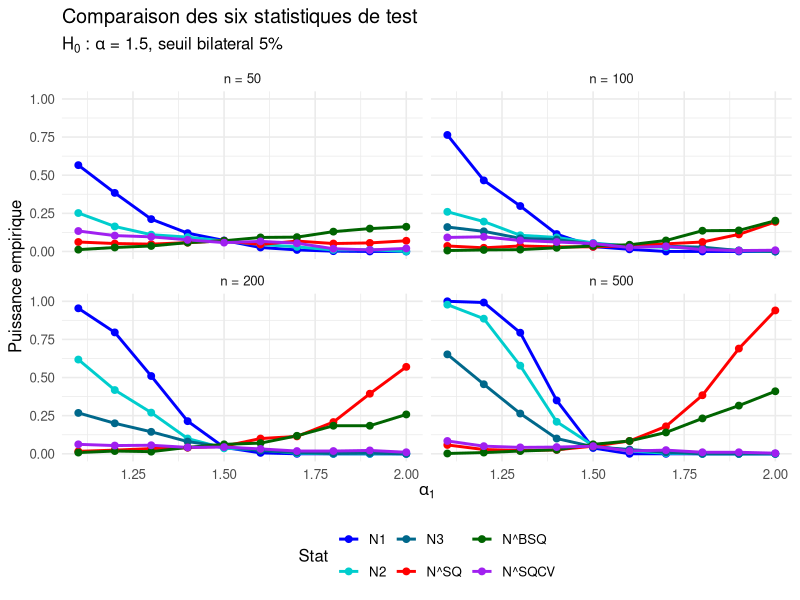
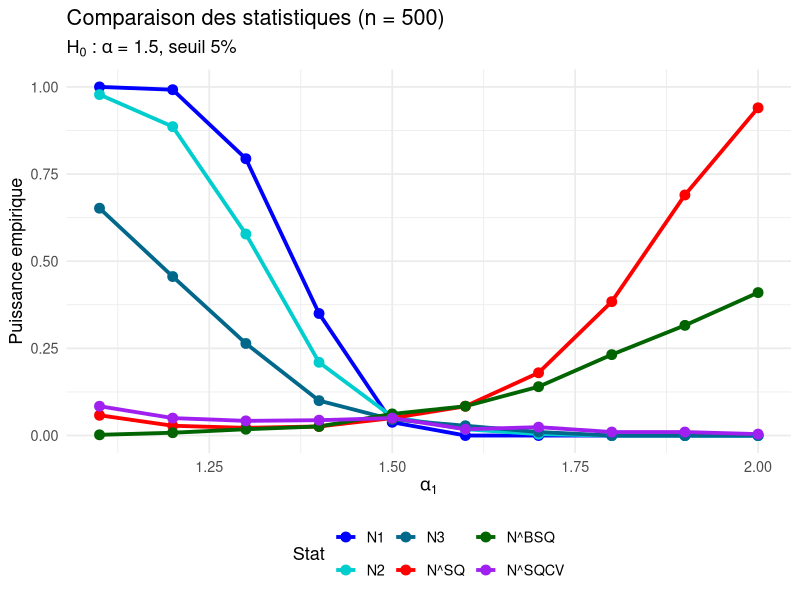

The R script that drew these images, in order:

# Comparaison des trois nouvelles statistiques de test
# avec les statistiques N1, N2 et N3 de Pitera et al. (2021)

# Ce script evalue la puissance de six statistiques pour tester
# l'adequation d'un echantillon a une loi alpha-stable symetrique :
#   - N1, N2, N3 : statistiques de Pitera (QCV sur intervalles bornes)
#   - N^SQ        : differences de superquantiles
#   - N^BSQ       : differences de superquantiles de Bregman
#   - N^SQCV      : ratios de variance conditionnelle sur la queue
#
# Protocole : H_0 : alpha = 1.5, H_1 : alpha varie de 1.1 a 2.0,
# test bilateral au seuil 5%, coefficients des nouvelles statistiques
# calibres sous H_0 par Monte-Carlo, seuils critiques empiriques.
#
# Remarque : les superquantiles empiriques sont calcules avec la
# ponderation fractionnaire introduite a l'equation (2.30) du chapitre 2.


# Packages necessaires 

suppressPackageStartupMessages({
  library(stabledist)
  library(ggplot2)
  library(dplyr)
  library(tidyr)
})

set.seed(2024)
dir.create("comparaison_pitera", showWarnings = FALSE)
dir.create("comparaison_pitera/figures", showWarnings = FALSE)
dir.create("comparaison_pitera/tableaux", showWarnings = FALSE)

#  1- Generation de lois alpha-stables symetriques
# Methode de Chambers-Mallows-Stuck (1976)
r_stable_sym <- function(n, alpha) {
  V <- runif(n, -pi/2, pi/2)
  W <- rexp(n, rate = 1)
  sin(alpha * V) / (cos(V))^(1/alpha) *
    (cos((1 - alpha) * V) / W)^((1 - alpha) / alpha)
}
r_stable <- function(n, alpha, sigma = 1, mu = 0) {
  mu + sigma * r_stable_sym(n, alpha)
}

# 2 Fonctionnelles empiriques 

# Variance conditionnelle sur un intervalle quantile (a, b)
QCV_emp <- function(X, a, b) {
  n <- length(X)
  Xs <- sort(X)
  ra <- floor(n * a)
  rb <- floor(n * b)
  if (rb - ra < 2) return(NA_real_)
  var(Xs[(ra + 1):rb])
}

# Superquantile empirique avec ponderation fractionnaire (eq. 2.30)
# SQ_hat = [(1-lambda) X_(k+1) + sum_{j=k+2}^n X_(j)] / [n(1-tau)]
SQ_emp <- function(X, tau) {
  n <- length(X)
  Xs <- sort(X)
  k <- floor(n * tau)
  lambda <- n * tau - k
  if (k >= n) return(NA_real_)
  if (lambda == 0) {
    return(mean(Xs[(k + 1):n]))
  }
  queue <- if (k + 2 <= n) sum(Xs[(k + 2):n]) else 0
  ((1 - lambda) * Xs[k + 1] + queue) / (n * (1 - tau))
}

# Superquantile de Bregman empirique avec gamma(x) = |x|^p / p
# Ponderation fractionnaire appliquee a l'observation situee au seuil.
BSQ_emp <- function(X, tau, p = 1.25) {
  n <- length(X)
  Xs <- sort(X)
  k <- floor(n * tau)
  lambda <- n * tau - k
  if (k >= n) return(NA_real_)
  tail_vals <- Xs[(k + 1):n]
  m <- length(tail_vals)
  if (m < 1) return(NA_real_)
  w <- c(1 - lambda, rep(1, m - 1))
  w <- w / sum(w)
  phi_vals <- sign(tail_vals) * abs(tail_vals)^(p - 1)
  m_phi <- sum(w * phi_vals)
  sign(m_phi) * abs(m_phi)^(1 / (p - 1))
}

# SQCV empirique : variance conditionnelle autour du superquantile.
# Definition formelle introduite au chapitre 4 :
#   SQCV_tau(X) = E[(X - SQ_tau(X))^2 | X >= q_tau].
SQCV_emp <- function(X, tau) {
  n <- length(X)
  Xs <- sort(X)
  r <- floor(n * tau)
  if (r >= n - 1) return(NA_real_)
  tail <- Xs[(r + 1):n]
  if (length(tail) < 2) return(NA_real_)
  sq <- SQ_emp(X, tau)
  if (is.na(sq)) return(NA_real_)
  mean((tail - sq)^2)
}

#  3- Statistiques de Pitera (coefficients publies dans l'article
N1_stat <- function(X) {
  n <- length(X)
  q1 <- QCV_emp(X, 0.05, 0.25)
  q2 <- QCV_emp(X, 0.25, 0.75)
  q3 <- QCV_emp(X, 0.75, 0.95)
  qf <- QCV_emp(X, 0.05, 0.95)
  if (is.na(qf) || qf == 0) return(NA_real_)
  sqrt(n) * (1.00 * q1 - 1.01 * q2 + 1.00 * q3) / qf
}

N2_stat <- function(X) {
  n <- length(X)
  q1 <- QCV_emp(X, 0.005, 0.25)
  q2 <- QCV_emp(X, 0.25, 0.75)
  q3 <- QCV_emp(X, 0.75, 0.995)
  qf <- QCV_emp(X, 0.005, 0.995)
  if (is.na(qf) || qf == 0) return(NA_real_)
  sqrt(n) * (0.60 * q1 - 1.61 * q2 + 0.60 * q3) / qf
}

N3_stat <- function(X) {
  n <- length(X)
  q1 <- QCV_emp(X, 0.005, 0.04)
  q2 <- QCV_emp(X, 0.04, 0.96)
  q3 <- QCV_emp(X, 0.96, 0.995)
  qf <- QCV_emp(X, 0.005, 0.995)
  if (is.na(qf) || qf == 0) return(NA_real_)
  sqrt(n) * (1.15 * q1 - 0.17 * q2 + 1.15 * q3) / qf
}

#  4- Nouvelles statistiques : composantes brutes
# Chaque fonction renvoie un vecteur de trois ratios, invariants par
# translation et par changement d'echelle. Les coefficients d seront
# calibres ensuite.

NSQ_raw <- function(X) {
  s1 <- SQ_emp(X, 0.01); s2 <- SQ_emp(X, 0.05)
  s3 <- SQ_emp(X, 0.25); s4 <- SQ_emp(X, 0.75); s5 <- SQ_emp(X, 0.95)
  den <- s4 - s5
  if (is.na(den) || den == 0) return(c(NA, NA, NA))
  c((s1 - s2) / den, (s2 - s3) / den, (s3 - s4) / den)
}

NBSQ_raw <- function(X, p = 1.25) {
  b1 <- BSQ_emp(X, 0.01, p); b2 <- BSQ_emp(X, 0.05, p)
  b3 <- BSQ_emp(X, 0.25, p); b4 <- BSQ_emp(X, 0.75, p); b5 <- BSQ_emp(X, 0.95, p)
  den <- b4 - b5
  if (is.na(den) || den == 0) return(c(NA, NA, NA))
  c((b1 - b2) / den, (b2 - b3) / den, (b3 - b4) / den)
}

NSQCV_raw <- function(X) {
  s_ref <- SQCV_emp(X, 0.70)
  s1 <- SQCV_emp(X, 0.80)
  s2 <- SQCV_emp(X, 0.90)
  s3 <- SQCV_emp(X, 0.95)
  if (is.na(s_ref) || s_ref == 0) return(c(NA, NA, NA))
  c(s1 / s_ref, s2 / s_ref, s3 / s_ref)
}

 #  5- Calibration des coefficients d sous H0
# On cherche d tel que d^T Delta_0 = 0 et d^T Sigma_0 d = 1, ou
# Delta_0 et Sigma_0 sont la moyenne et la covariance asymptotiques
# du vecteur de ratios bruts sous H0. Convention : d3 = -d1.

calibrer <- function(raw_fn, alpha0 = 1.5, n_cal = 500, M_cal = 1000) {
  V <- matrix(NA_real_, M_cal, 3)
  for (m in 1:M_cal) {
    X <- r_stable(n_cal, alpha0, 1, 0)
    V[m, ] <- raw_fn(X)
  }
  V <- V[complete.cases(V), , drop = FALSE]
  if (nrow(V) < 100) {
    warning("Trop peu d'echantillons valides pour la calibration")
    return(c(1, 0, -1))
  }
  
  mu <- colMeans(V)
  Sigma <- n_cal * cov(V)
  
  if (abs(mu[2]) < 1e-10) return(c(1, 0, -1))
  ratio <- -(mu[1] - mu[3]) / mu[2]
  v <- c(1, ratio, -1)
  var_v <- as.numeric(t(v) %*% Sigma %*% v)
  if (var_v <= 0) return(c(1, 0, -1))
  a <- 1 / sqrt(var_v)
  c(a, a * ratio, -a)
}

# Statistiques completes a partir des composantes brutes et de d
NSQ_stat   <- function(X, d) { raw <- NSQ_raw(X);   if (any(is.na(raw))) NA_real_ else sqrt(length(X)) * sum(d * raw) }
NBSQ_stat  <- function(X, d) { raw <- NBSQ_raw(X);  if (any(is.na(raw))) NA_real_ else sqrt(length(X)) * sum(d * raw) }
NSQCV_stat <- function(X, d) { raw <- NSQCV_raw(X); if (any(is.na(raw))) NA_real_ else sqrt(length(X)) * sum(d * raw) }

#  6- Calibration effective sous H_0
cat(" Calibration des coefficients sous H_0\n")
d_NSQ   <- calibrer(NSQ_raw,   1.5, 500, 1000)
d_NBSQ  <- calibrer(NBSQ_raw,  1.5, 500, 1000)
d_NSQCV <- calibrer(NSQCV_raw, 1.5, 500, 1000)
cat(sprintf("  d[N^SQ]   = (%.4f, %.4f, %.4f)\n", d_NSQ[1],   d_NSQ[2],   d_NSQ[3]))
cat(sprintf("  d[N^BSQ]  = (%.4f, %.4f, %.4f)\n", d_NBSQ[1],  d_NBSQ[2],  d_NBSQ[3]))
cat(sprintf("  d[N^SQCV] = (%.4f, %.4f, %.4f)\n", d_NSQCV[1], d_NSQCV[2], d_NSQCV[3]))
cat("\n")

# Fonction qui calcule les six statistiques sur un echantillon
calculer_stats <- function(X, d_NSQ, d_NBSQ, d_NSQCV) {
  c(N1    = N1_stat(X),
    N2    = N2_stat(X),
    N3    = N3_stat(X),
    NSQ   = NSQ_stat(X, d_NSQ),
    NBSQ  = NBSQ_stat(X, d_NBSQ),
    NSQCV = NSQCV_stat(X, d_NSQCV))
}

# Seuils critiques sous H0 : quantile a 95% de |N| sous H0
seuils_sous_H0 <- function(n, M0 = 500) {
  S <- matrix(NA_real_, M0, 6)
  colnames(S) <- c("N1", "N2", "N3", "NSQ", "NBSQ", "NSQCV")
  for (m in 1:M0) {
    X <- r_stable(n, 1.5, 1, 0)
    S[m, ] <- calculer_stats(X, d_NSQ, d_NBSQ, d_NSQCV)
  }
  sapply(1:6, function(j) quantile(abs(S[, j]), 0.95, na.rm = TRUE))
}

 # 7- Etude de puissance 
n_vec <- c(50, 100, 200, 500)
alpha1_vec <- seq(1.1, 2.0, by = 0.1)
M1 <- 500

cat(" Etude de puissancen")
results <- data.frame()

for (n in n_vec) {
  cat("  Calcul des seuils pour n =", n, "...\n")
  seuils <- seuils_sous_H0(n, M0 = 500)
  
  for (a1 in alpha1_vec) {
    S <- matrix(NA_real_, M1, 6)
    colnames(S) <- c("N1", "N2", "N3", "NSQ", "NBSQ", "NSQCV")
    for (m in 1:M1) {
      X <- r_stable(n, a1, 1, 0)
      S[m, ] <- calculer_stats(X, d_NSQ, d_NBSQ, d_NSQCV)
    }
    for (j in 1:6) {
      pw <- mean(abs(S[, j]) > seuils[j], na.rm = TRUE)
      results <- rbind(results, data.frame(
        n = n, alpha1 = a1, Stat = colnames(S)[j], Puissance = pw))
    }
  }
}

#  8- Sauvegarde des resultats
write.csv(results, "comparaison_pitera/tableaux/puissance_globale.csv",
          row.names = FALSE)

for (n in n_vec) {
  tab <- results %>% filter(n == !!n) %>% select(-n) %>%
    pivot_wider(names_from = Stat, values_from = Puissance) %>% arrange(alpha1)
  write.csv(tab, sprintf("comparaison_pitera/tableaux/puissance_n%d.csv", n),
            row.names = FALSE)
}

#  9- Figures
lvls <- c("N1", "N2", "N3", "NSQ", "NBSQ", "NSQCV")
labs <- c("N1", "N2", "N3", "N^SQ", "N^BSQ", "N^SQCV")
pal  <- c("N1" = "blue", "N2" = "cyan3", "N3" = "deepskyblue4",
          "NSQ" = "red", "NBSQ" = "darkgreen", "NSQCV" = "purple")
results$Stat <- factor(results$Stat, levels = lvls)

# Figure 1 : quatre panneaux (un par taille d'echantillon)
p1 <- ggplot(results, aes(x = alpha1, y = Puissance, color = Stat)) +
  geom_line(linewidth = 1) + geom_point(size = 2) +
  facet_wrap(~ n, ncol = 2,
             labeller = labeller(n = function(x) paste0("n = ", x))) +
  labs(title = "Comparaison des six statistiques de test",
       subtitle = expression(paste("H"[0], " : ", alpha, " = 1.5, seuil bilateral 5%")),
       x = expression(alpha[1]), y = "Puissance empirique") +
  scale_color_manual(values = pal, labels = labs) +
  theme_minimal(base_size = 12) +
  theme(legend.position = "bottom")

ggsave("comparaison_pitera/figures/puissance_par_n.png", p1,
       width = 10, height = 8, dpi = 300)

# Figure 2 : zoom sur n = 500
p2 <- results %>% filter(n == 500) %>%
  ggplot(aes(x = alpha1, y = Puissance, color = Stat)) +
  geom_line(linewidth = 1.3) + geom_point(size = 3) +
  labs(title = "Comparaison des statistiques (n = 500)",
       subtitle = expression(paste("H"[0], " : ", alpha, " = 1.5, seuil 5%")),
       x = expression(alpha[1]), y = "Puissance empirique") +
  scale_color_manual(values = pal, labels = labs) +
  ylim(0, 1) +
  theme_minimal(base_size = 13) +
  theme(legend.position = "bottom")

ggsave("comparaison_pitera/figures/puissance_n500.png", p2,
       width = 9, height = 6, dpi = 300)

#  10- Synthese textuelle 
cat("\nSynthese : meilleure statistique par configuration \n")
for (n in n_vec) {
  cat("\nPour n =", n, ":\n")
  tab <- results %>% filter(n == !!n)
  for (a1 in alpha1_vec) {
    best <- tab %>% filter(alpha1 == a1) %>% slice_max(Puissance, n = 1)
    cat(sprintf("  alpha1 = %.1f  ->  %-6s  (puissance = %.3f)\n",
                a1, as.character(best$Stat), best$Puissance))
  }
}
